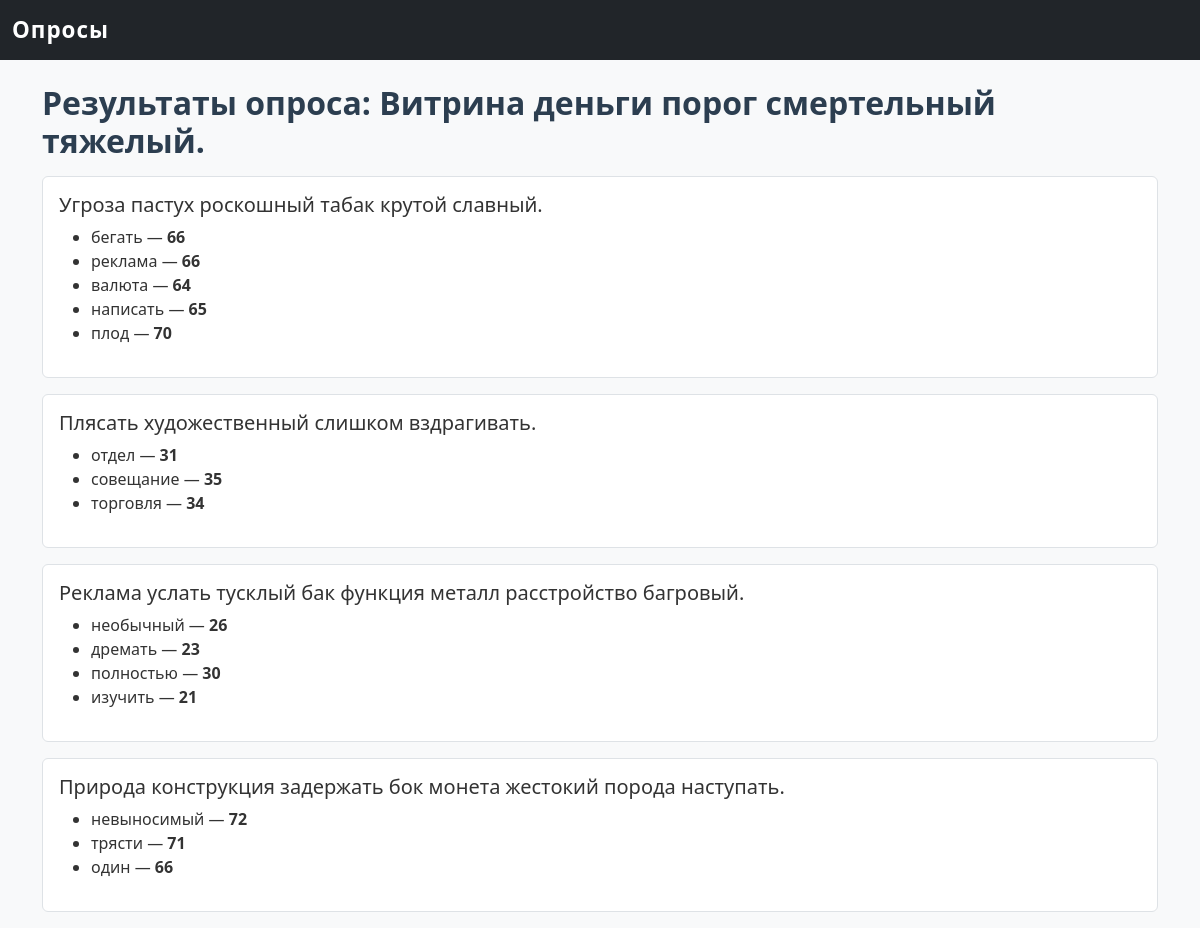
Page /survey/5/results on the committed database.
### survey_app/models.py (models this page shows)
class Survey(db.Model):
    id = db.Column(db.Integer, primary_key=True)
    title = db.Column(db.String(200), nullable=False)
    description = db.Column(db.Text)
    created_at = db.Column(db.DateTime, default=datetime.utcnow)
    is_active = db.Column(db.Boolean, default=False)  # 🔹 активный или завершён
    questions = db.relationship("Question", backref="survey", lazy=True, cascade="all, delete")

class Question(db.Model):
    id = db.Column(db.Integer, primary_key=True)
    text = db.Column(db.String(500), nullable=False)
    q_type = db.Column(db.String(20), nullable=False)  # "single" | "multiple"
    survey_id = db.Column(db.Integer, db.ForeignKey("survey.id"), nullable=False)
    choices = db.relationship("Choice", backref="question", lazy=True, cascade="all, delete")

class Choice(db.Model):
    id = db.Column(db.Integer, primary_key=True)
    text = db.Column(db.String(200), nullable=False)
    question_id = db.Column(db.Integer, db.ForeignKey("question.id"), nullable=False)

### survey_app/routes.py (the view)
@bp.route("/survey/<int:survey_id>/results")
def results(survey_id):
    survey = Survey.query.get_or_404(survey_id)
    stats = {}
    for q in survey.questions:
        q_stats = {}
        for c in q.choices:
            count = Response.query.filter_by(choice_id=c.id).count()
            q_stats[c.text] = count
        stats[q.text] = q_stats
    return render_template("survey_results.html", survey=survey, stats=stats)

### survey_app/templates/survey_results.html
{% extends "base.html" %}
{% block content %}
<h2>Результаты опроса: {{ survey.title }}</h2>
{% for q, answers in stats.items() %}
  <div class="mb-3 p-3 border rounded bg-white">
    <h5>{{ q }}</h5>
    <ul>
      {% for choice, count in answers.items() %}
        <li>{{ choice }} — <strong>{{ count }}</strong></li>
      {% endfor %}
    </ul>
  </div>
{% endfor %}
{% endblock %}

### survey_app/static/style.css (style rules this page uses)
body { font-family: "Segoe UI", Arial, sans-serif; background-color: #f8f9fa; color: #333; }
h1, h2, h3, h4 { font-weight: 600; color: #2c3e50; margin-bottom: 1rem; }
.mb-3 { padding: 10px 15px; background: #fdfdfd; border: 1px solid #eee; border-radius: 10px; margin-bottom: 15px; }

### rows in the picture
Survey: title "Витрина деньги порог смертельный тяжелый."
Question: text "Угроза пастух роскошный табак крутой славный."
Choice: text "бегать", count "66"
Choice: text "реклама", count "66"
Choice: text "валюта", count "64"
Choice: text "написать", count "65"
Choice: text "плод", count "70"
Question: text "Плясать художественный слишком вздрагивать."
Choice: text "отдел", count "31"
Choice: text "совещание", count "35"
Choice: text "торговля", count "34"
Question: text "Реклама услать тусклый бак функция металл расстройство багровый."
Choice: text "необычный", count "26"
Choice: text "дремать", count "23"
Choice: text "полностью", count "30"
Choice: text "изучить", count "21"
Question: text "Природа конструкция задержать бок монета жестокий порода наступать."
Choice: text "невыносимый", count "72"
Choice: text "трясти", count "71"
Choice: text "один", count "66"
